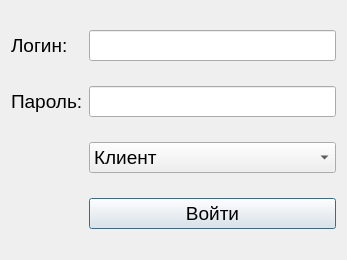
<?xml version="1.0" encoding="UTF-8"?>
<ui version="4.0">
 <class>LoginWindow</class>
 <widget class="QDialog" name="LoginWindow">
  <property name="geometry">
   <rect>
    <x>0</x>
    <y>0</y>
    <width>347</width>
    <height>260</height>
   </rect>
  </property>
  <property name="windowTitle">
   <string>Авторизация</string>
  </property>
  <layout class="QGridLayout" name="gridLayout">
   <item row="0" column="0">
    <widget class="QLabel" name="UserName">
     <property name="font">
      <font>
       <pointsize>14</pointsize>
      </font>
     </property>
     <property name="text">
      <string>Логин:</string>
     </property>
    </widget>
   </item>
   <item row="0" column="1">
    <widget class="QLineEdit" name="leUsername">
     <property name="font">
      <font>
       <pointsize>14</pointsize>
      </font>
     </property>
    </widget>
   </item>
   <item row="1" column="0">
    <widget class="QLabel" name="Password">
     <property name="font">
      <font>
       <pointsize>14</pointsize>
      </font>
     </property>
     <property name="text">
      <string>Пароль:</string>
     </property>
    </widget>
   </item>
   <item row="1" column="1">
    <widget class="QLineEdit" name="lePassword">
     <property name="font">
      <font>
       <pointsize>14</pointsize>
      </font>
     </property>
     <property name="echoMode">
      <enum>QLineEdit::Password</enum>
     </property>
    </widget>
   </item>
   <item row="2" column="1">
    <widget class="QComboBox" name="cbRole">
     <property name="font">
      <font>
       <pointsize>14</pointsize>
      </font>
     </property>
     <property name="editable">
      <bool>false</bool>
     </property>
     <item>
      <property name="text">
       <string>Клиент</string>
      </property>
     </item>
     <item>
      <property name="text">
       <string>Салон</string>
      </property>
     </item>
     <item>
      <property name="text">
       <string>Админ</string>
      </property>
     </item>
    </widget>
   </item>
   <item row="3" column="1">
    <widget class="QPushButton" name="btnLogin">
     <property name="font">
      <font>
       <pointsize>14</pointsize>
      </font>
     </property>
     <property name="text">
      <string>Войти</string>
     </property>
    </widget>
   </item>
  </layout>
 </widget>
 <resources/>
 <connections/>
</ui>
